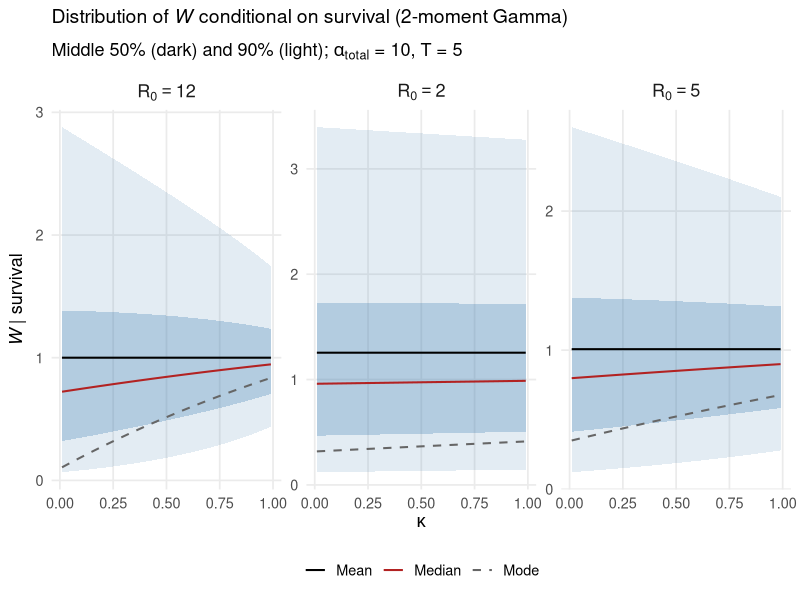
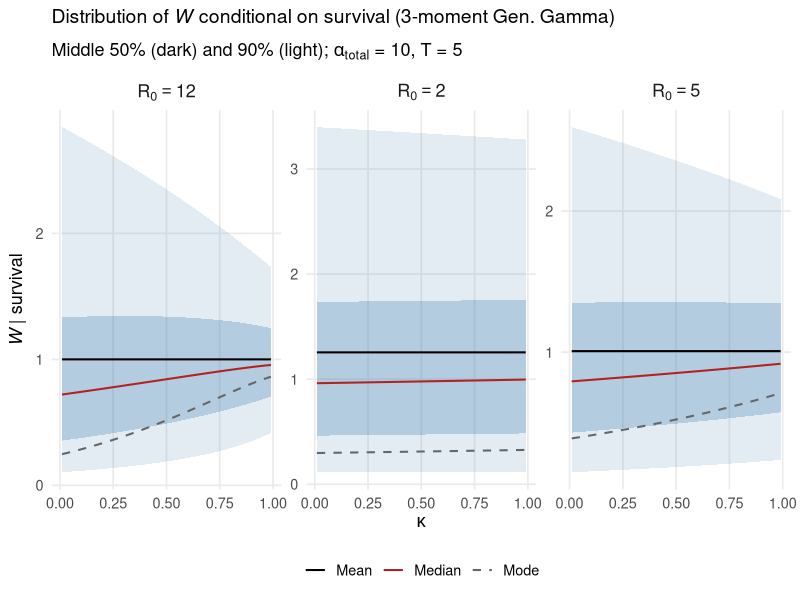
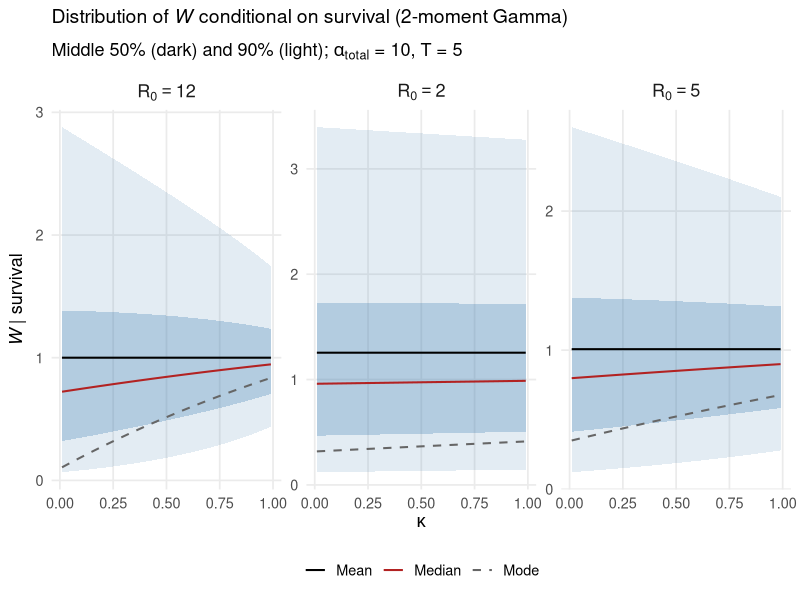
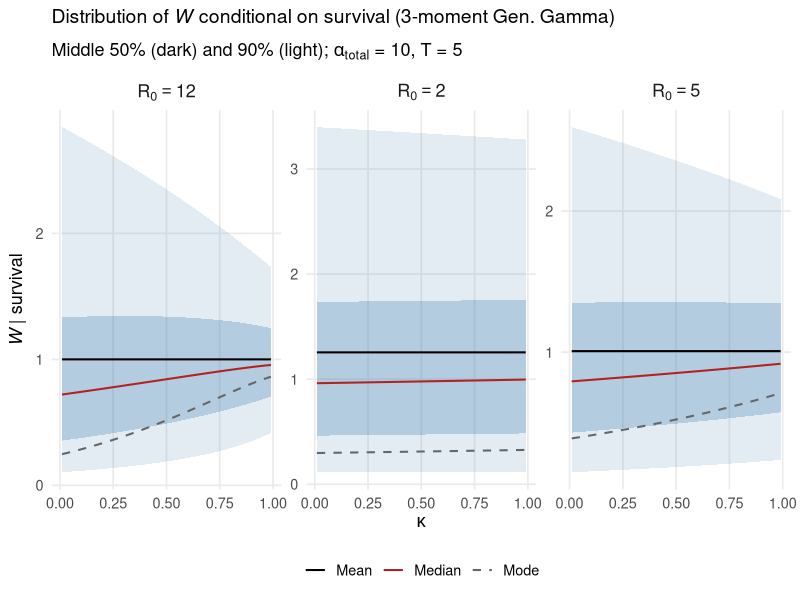

Reproduce these figures in R, in order.
library(tidyverse)

# ==============================================================================
# Distribution of W as a function of kappa for different R0 values
#
# Two approximations to W | survival:
#   (a) 2-moment Gamma: matches mean and variance (closed-form, no fitting)
#   (b) 3-moment Generalized Gamma: matches mean, variance, and skewness
#       (requires numerical optimisation for shape parameters d, p)
#
# Plots mean, median, mode, and middle 50%/90% intervals for each.
# ==============================================================================

# ==============================================================================
# 1. Parameters
# ==============================================================================

T_gen    <- 5          # Mean generation interval
popshape <- 10         # Shape parameter (alpha_total)
r        <- popshape / T_gen
R0_vals  <- c(2, 5, 12)
kappa_vals <- seq(0.01, 0.99, length.out = 300)

# ==============================================================================
# 2. Helper functions
# ==============================================================================

extinction_prob <- function(R0) {
  if (R0 <= 1) return(1)
  q <- 0.5
  for (i in 1:1000) {
    q_new <- exp(R0 * (q - 1))
    if (abs(q_new - q) < 1e-12) break
    q <- q_new
  }
  q
}

#' Fit generalized gamma parameters (a, d, p) to three moments.
#' GenGamma moments: E[X^k] = a^k * Gamma((d+k)/p) / Gamma(d/p)
#' Returns list(a, d, p).
fit_gengamma <- function(EW, EW2, EW3, start_d = 1, start_p = 1) {
  target_lr2 <- log(EW2 / EW^2)
  target_lr3 <- log(EW3 / EW^3)

  obj <- function(par) {
    d <- exp(par[1]); p <- exp(par[2])
    if (d < 1e-6 || p < 1e-6 || d > 100 || p > 100) return(1e10)
    lr2 <- lgamma((d + 2) / p) + lgamma(d / p) - 2 * lgamma((d + 1) / p)
    lr3 <- lgamma((d + 3) / p) + 2 * lgamma(d / p) - 3 * lgamma((d + 1) / p)
    if (is.nan(lr2) || is.nan(lr3) ||
        is.infinite(lr2) || is.infinite(lr3)) return(1e10)
    (lr2 - target_lr2)^2 + (lr3 - target_lr3)^2
  }

  # Try warm start first, then grid if needed
  best <- tryCatch(
    optim(c(log(start_d), log(start_p)), obj, method = "Nelder-Mead",
          control = list(maxit = 5000, reltol = 1e-12)),
    error = function(e) list(value = Inf)
  )

  if (best$value > 1e-10) {
    for (d0 in c(0.5, 1, 2, 5, 10)) {
      for (p0 in c(0.5, 1, 2, 3, 5)) {
        fit <- tryCatch(
          optim(c(log(d0), log(p0)), obj, method = "Nelder-Mead",
                control = list(maxit = 5000, reltol = 1e-12)),
          error = function(e) list(value = Inf)
        )
        if (fit$value < best$value) best <- fit
      }
    }
  }

  d <- exp(best$par[1]); p <- exp(best$par[2])
  a <- EW * exp(lgamma(d / p) - lgamma((d + 1) / p))
  list(a = a, d = d, p = p)
}

#' Quantile function for generalized gamma.
#' CDF: F(x) = pgamma((x/a)^p, d/p, 1)
qgengamma <- function(prob, a, d, p) {
  a * qgamma(prob, shape = d / p, rate = 1)^(1 / p)
}

# ==============================================================================
# 3. Compute exact moments of W for each (kappa, R0)
# ==============================================================================

df <- expand_grid(kappa = kappa_vals, R0 = R0_vals) %>%
  mutate(
    # Malthusian growth rate
    alpha = r * (R0^(1/popshape) - 1),

    # Discount ratios
    rho  = r / (r + alpha),
    rho2 = r / (r + 2 * alpha),
    rho3 = r / (r + 3 * alpha),

    # m2, m3 (kappa-independent)
    m2 = R0 * rho2^popshape,
    m3 = R0 * rho3^popshape,

    # Shape parameters
    kappa_shape = kappa * popshape,
    shift_shape = (1 - kappa) * popshape,

    # --- First two moments (exact, closed-form) ---
    var_S = m2 + R0^2 * rho^(2 * kappa_shape) *
      (rho2^shift_shape - rho^(2 * shift_shape)),
    var_W = var_S / (1 - m2),
    EW2 = 1 + var_W,  # since E[W] = 1

    # --- Third moment (exact, closed-form) ---
    # Poisson factorial moments: E[N(N-1)] = R0^2, E[N(N-1)(N-2)] = R0^3
    m21 = R0^2 * rho2^kappa_shape * rho^kappa_shape * rho3^shift_shape,
    m111 = R0^3 * rho^(3 * kappa_shape) * rho3^shift_shape,
    EW3 = (3 * m21 * EW2 + m111) / (1 - m3),

    # Extinction probability
    q = map_dbl(R0, extinction_prob),

    # --- Conditional moments (W | survival) ---
    E_cond  = 1 / (1 - q),
    E2_cond = EW2 / (1 - q),
    E3_cond = EW3 / (1 - q),
    var_cond = E2_cond - E_cond^2,

    # =========================================================================
    # (a) 2-moment Gamma approximation
    # =========================================================================
    g2_rate  = E_cond / var_cond,
    g2_shape = E_cond * g2_rate,
    g2_q05  = qgamma(0.05, shape = g2_shape, rate = g2_rate),
    g2_q25  = qgamma(0.25, shape = g2_shape, rate = g2_rate),
    g2_q50  = qgamma(0.50, shape = g2_shape, rate = g2_rate),
    g2_q75  = qgamma(0.75, shape = g2_shape, rate = g2_rate),
    g2_q95  = qgamma(0.95, shape = g2_shape, rate = g2_rate),
    g2_mode = ifelse(g2_shape >= 1, (g2_shape - 1) / g2_rate, 0),

    R0_label = paste0("R[0] == ", R0)
  )

# ==============================================================================
# 4. Fit 3-moment generalized gamma (requires loop for warm-starting)
# ==============================================================================

cat("Fitting generalized gamma (3-moment) ...\n")

# Pre-allocate columns
df$g3_a <- NA_real_; df$g3_d <- NA_real_; df$g3_p <- NA_real_

for (R0_val in R0_vals) {
  idx <- which(df$R0 == R0_val)
  prev_d <- 1; prev_p <- 1

  for (i in idx) {
    fit <- fit_gengamma(df$E_cond[i], df$E2_cond[i], df$E3_cond[i],
                        start_d = prev_d, start_p = prev_p)
    df$g3_a[i] <- fit$a; df$g3_d[i] <- fit$d; df$g3_p[i] <- fit$p
    prev_d <- fit$d; prev_p <- fit$p
  }
}

df <- df %>%
  mutate(
    g3_q05  = qgengamma(0.05, g3_a, g3_d, g3_p),
    g3_q25  = qgengamma(0.25, g3_a, g3_d, g3_p),
    g3_q50  = qgengamma(0.50, g3_a, g3_d, g3_p),
    g3_q75  = qgengamma(0.75, g3_a, g3_d, g3_p),
    g3_q95  = qgengamma(0.95, g3_a, g3_d, g3_p),
    g3_mode = ifelse(g3_d > 1, g3_a * ((g3_d - 1) / g3_p)^(1 / g3_p), 0)
  )

cat("Done.\n")

# ==============================================================================
# 5. Plot: 2-moment Gamma
# ==============================================================================

p_gamma <- ggplot(df, aes(x = kappa)) +
  geom_ribbon(aes(ymin = g2_q05, ymax = g2_q95),
              fill = "steelblue", alpha = 0.15) +
  geom_ribbon(aes(ymin = g2_q25, ymax = g2_q75),
              fill = "steelblue", alpha = 0.3) +
  geom_line(aes(y = g2_q50, colour = "Median"), linewidth = 0.7) +
  geom_line(aes(y = E_cond, colour = "Mean"), linewidth = 0.7) +
  geom_line(aes(y = g2_mode, colour = "Mode"), linewidth = 0.7, linetype = "dashed") +
  scale_colour_manual(
    values = c("Mean" = "black", "Median" = "firebrick", "Mode" = "grey40"),
    name = NULL
  ) +
  facet_wrap(~ R0_label, scales = "free_y", labeller = label_parsed) +
  labs(
    x = expression(kappa),
    y = expression(italic(W) ~ "|" ~ survival),
    title = expression("Distribution of " * italic(W) *
                       " conditional on survival (2-moment Gamma)"),
    subtitle = expression(paste(
      "Middle 50% (dark) and 90% (light); ",
      alpha[total], " = 10, T = 5"))
  ) +
  theme_minimal(base_size = 13) +
  theme(
    strip.text = element_text(size = 13),
    plot.title = element_text(size = 14),
    panel.grid.minor = element_blank(),
    legend.position = "bottom"
  )

# ==============================================================================
# 6. Plot: 3-moment Generalized Gamma
# ==============================================================================

p_gengamma <- ggplot(df, aes(x = kappa)) +
  geom_ribbon(aes(ymin = g3_q05, ymax = g3_q95),
              fill = "steelblue", alpha = 0.15) +
  geom_ribbon(aes(ymin = g3_q25, ymax = g3_q75),
              fill = "steelblue", alpha = 0.3) +
  geom_line(aes(y = g3_q50, colour = "Median"), linewidth = 0.7) +
  geom_line(aes(y = E_cond, colour = "Mean"), linewidth = 0.7) +
  geom_line(aes(y = g3_mode, colour = "Mode"), linewidth = 0.7, linetype = "dashed") +
  scale_colour_manual(
    values = c("Mean" = "black", "Median" = "firebrick", "Mode" = "grey40"),
    name = NULL
  ) +
  facet_wrap(~ R0_label, scales = "free_y", labeller = label_parsed) +
  labs(
    x = expression(kappa),
    y = expression(italic(W) ~ "|" ~ survival),
    title = expression("Distribution of " * italic(W) *
                       " conditional on survival (3-moment Gen. Gamma)"),
    subtitle = expression(paste(
      "Middle 50% (dark) and 90% (light); ",
      alpha[total], " = 10, T = 5"))
  ) +
  theme_minimal(base_size = 13) +
  theme(
    strip.text = element_text(size = 13),
    plot.title = element_text(size = 14),
    panel.grid.minor = element_blank(),
    legend.position = "bottom"
  )

print(p_gamma)
print(p_gengamma)

ggsave("figures/fig_W_variance_bands_gamma.pdf", p_gamma, width = 10, height = 4.5)
ggsave("figures/fig_W_variance_bands_gengamma.pdf", p_gengamma, width = 10, height = 4.5)
